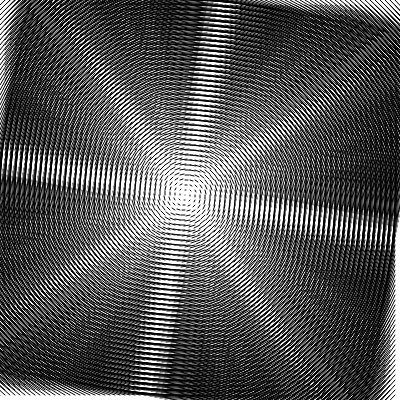
Frame 1 (no input)
Frame 60 (no input): identical to frame 1, image omitted
Frame 120 (the mouse pressed at the canvas centre since frame 60): identical to frame 1, image omitted

The p5.js sketch that drew this single still picture (run headless with seeded random() and noise() and a simulated clock; from frame 60 on, the mouse is pressed at the canvas centre):

// p5.js sketch
// ── sketch.js
var scl = 5;

function setup(){
  createCanvas(400,400);
  cols = floor(width / scl);
  rows = floor(width / scl);
  fr = createP();
}

function draw(){
  background(255);
  for(var y = 0; y < rows; y ++){
    for(var x = 0; x < cols; x++){
      //var angle = x;
      //var v = p5.Vector.fromAngle(angle);
      //fill(random(255)); 
      //rect(x * scl, y * scl, scl, scl);
      var xTrans = x-35;
      var yTrans = y-39;
      var xCom = -yTrans;//(-2*x-2*y)+600;
      var yCom = xTrans-2;//(2*x)-300;
      var v = createVector(xCom,yCom);
      push();
      translate(x*scl,y*scl);
      //rotate(v.heading());
      line(0,0,v.x,v.y);
      pop();
    }
  }  
  fr.html(floor(frameRate()));
}
